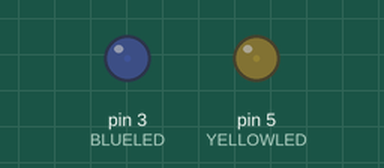
Recording of a sketch running on a simulated Arduino Uno, built with avr-gcc and run on an emulated ATmega328P. Shown: output pins drawn as LEDs (lit = HIGH).

Above: at 0.05 s.
At 1.15 s:
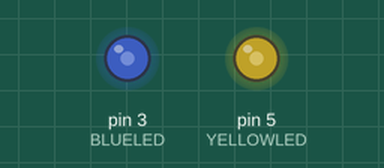
At 2.3 s:
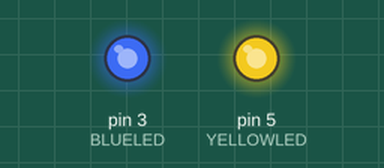
At 4.6 s:
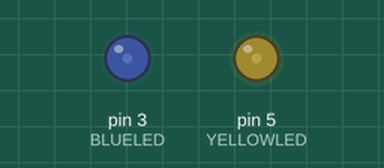
Timing chart, 0 to 6.7 s (numbered marks = the images above):
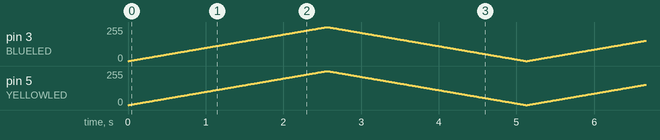

The sketch:

blinkerwithpwm.ino
```cpp
#define BLUELED 3
#define YELLOWLED 5

void setup() {
  pinMode(BLUELED, OUTPUT);
  pinMode(YELLOWLED, OUTPUT);

}

void loop() {
  for(int i = 0; i < 256; i++){
    analogWrite(BLUELED, i);
    analogWrite(YELLOWLED, i);
    delay(10);
  }
  for(int i = 255; i >= 0; i--){
    analogWrite(BLUELED, i);
    analogWrite(YELLOWLED, i);
    delay(10);
  }
}
```
